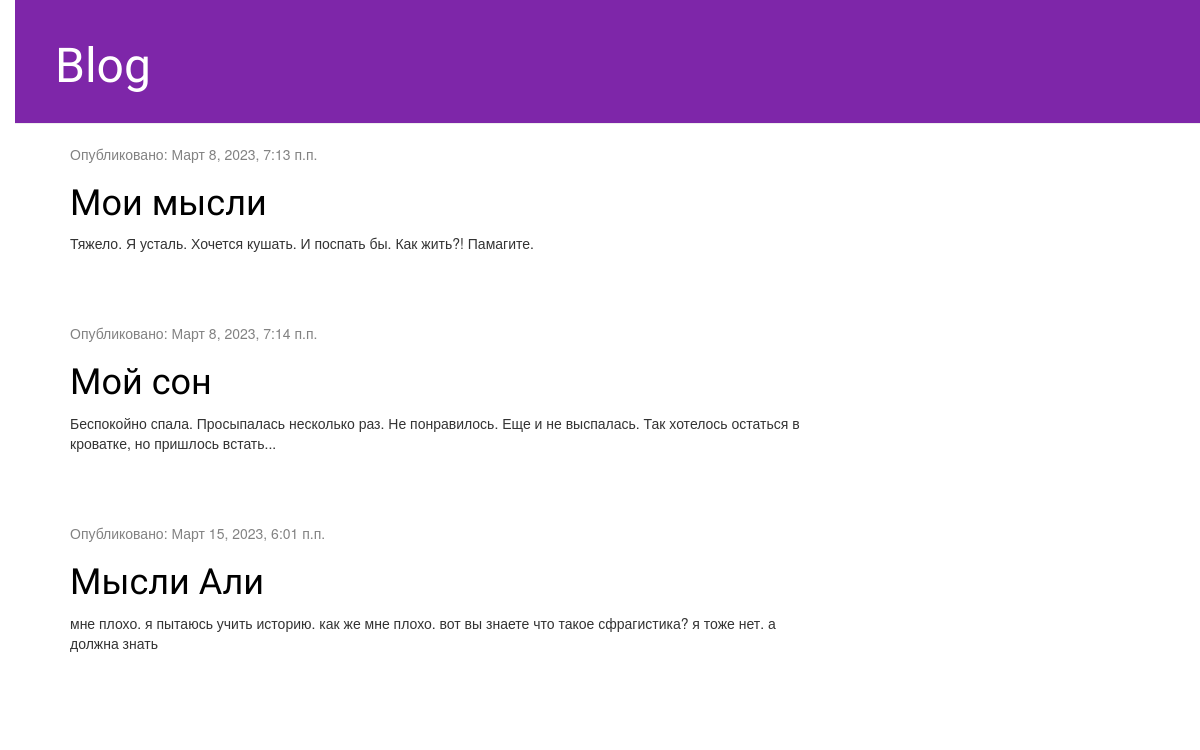
Before: / with the older database file.
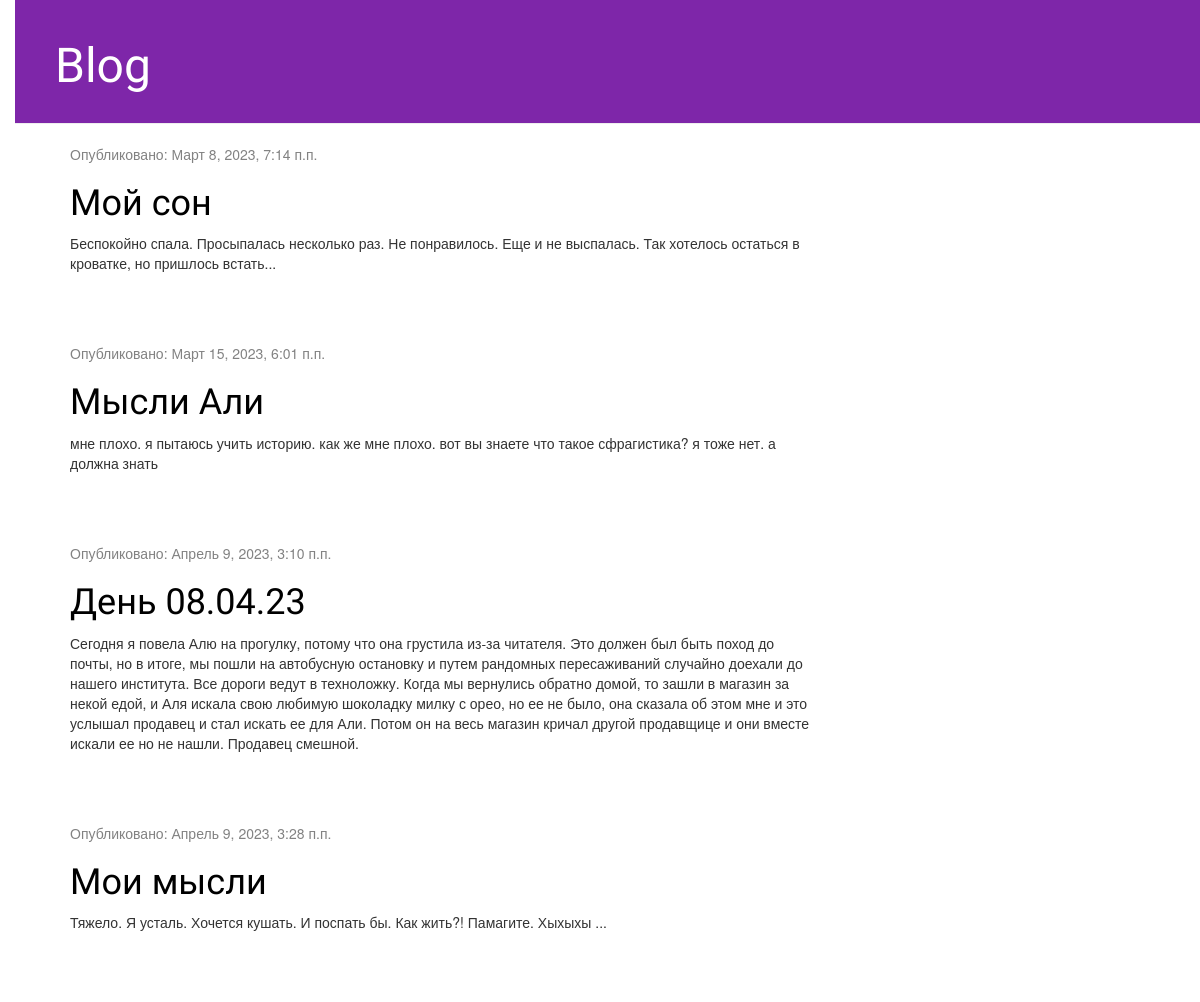
After: the same page with the newer database file.
### blog/models.py (models this page shows, shortened)
class Post(models.Model):
    author = models.ForeignKey(settings.AUTH_USER_MODEL, on_delete=models.CASCADE)
    title = models.CharField(max_length=200)
    text = models.TextField()
    created_date = models.DateTimeField(default=timezone.now)
    published_date = models.DateTimeField(blank=True, null=True)

### blog/views.py (the view)
# urls.py: path('', views.post_list, name = 'post_list'),
def post_list(request):
    posts = Post.objects.filter(published_date__lte = timezone.now()).order_by('published_date')
    return render(request, 'blog/post_list.html', {'posts': posts})

### blog/templates/blog/post_list.html
{% extends 'blog/base.html' %}
{% block content %}
    {% for post in posts %}
        <div class="post">
            <div class="date">
                <p>Опубликовано: {{ post.published_date }}</p>
            </div>
            <h1><a href="{% url 'post_detail' pk=post.pk %}">{{ post.title }}</a></h1>
            <p>{{ post.text|linebreaksbr }}</p>
        </div>
    {% endfor %}
{% endblock %}

### blog/templates/blog/base.html (shortened to what this page needs)
{% load static %}
<html>
    <head>
        <link rel = "stylesheet" href = "//maxcdn.bootstrapcdn.com/bootstrap/3.2.0/css/bootstrap.min.css">
        <link rel = "stylesheet" href = "//maxcdn.bootstrapcdn.com/bootstrap/3.2.0/css/bootstrap-theme.min.css">
        <link rel = "stylesheet" href = "{% static 'css/blog.css' %}">
    </head>
    <body>
        <div class = "page-header">
            <h1><a href = "/">Blog</a></h1>
        </div>
        <div class = "content container">
            <div class = "row">
                <div class = "col-md-8">
                    {% block content %}
                    {% endblock %}
                </div>
            </div>
        </div>
    </body>
</html>

### blog/static/css/blog.css (style rules this page uses)
h1 a { color: #7e26a9; font-family: 'Lobster'; }
body { padding-left: 15px; }
.page-header { background-color: #7e26a9; margin-top: 0; padding: 20px 20px 20px 40px; }
.page-header h1, .page-header h1 a, .page-header h1 a:visited, .page-header h1 a:active { color: #ffffff; font-size: 36pt; text-decoration: none; }
.content { margin-left: 40px; }
h1, h2, h3, h4 { font-family: 'Lobster', cursive; }
.date { color: #828282; }
.post { margin-bottom: 70px; }
.post h1 a, .post h1 a:visited { color: #000000; }

Changed rows visible on the page:
added Post: published_date "Апрель 9, 2023, 3:10 п.п.", title "День 08.04.23", text "Сегодня я повела Алю на прогулку, потому что она грустила из-за читателя. Это должен был быть поход до почты, но в итоге, мы пошли на автобусную остановку и путем рандомных пересаживаний случайно доехали до нашего института. Все дороги ведут в техноложку. Когда мы вернулись обратно домой, то зашли в магазин за некой едой, и Аля искала свою любимую шоколадку милку с орео, но ее не было, она сказала об этом мне и это услышал продавец и стал искать ее для Али. Потом он на весь магазин кричал другой продавщице и они вместе искали ее но не нашли. Продавец смешной."
changed Post "Мои мысли": published_date "Март 8, 2023, 7:13 п.п." → "Апрель 9, 2023, 3:28 п.п."; text "Тяжело. Я усталь. Хочется кушать. И поспать бы. Как жить?! Памагите." → "Тяжело. Я усталь. Хочется кушать. И поспать бы. Как жить?! Памагите. Хыхыхы ..."; moves down the list
